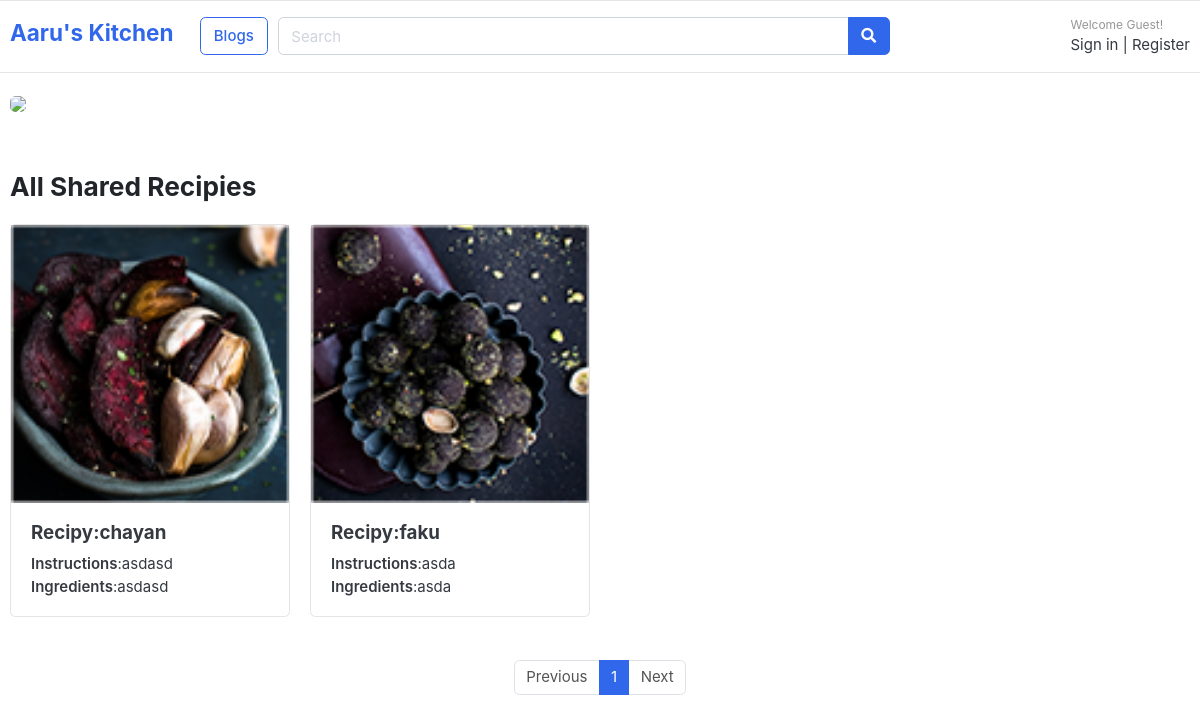
The app's page /, older data.
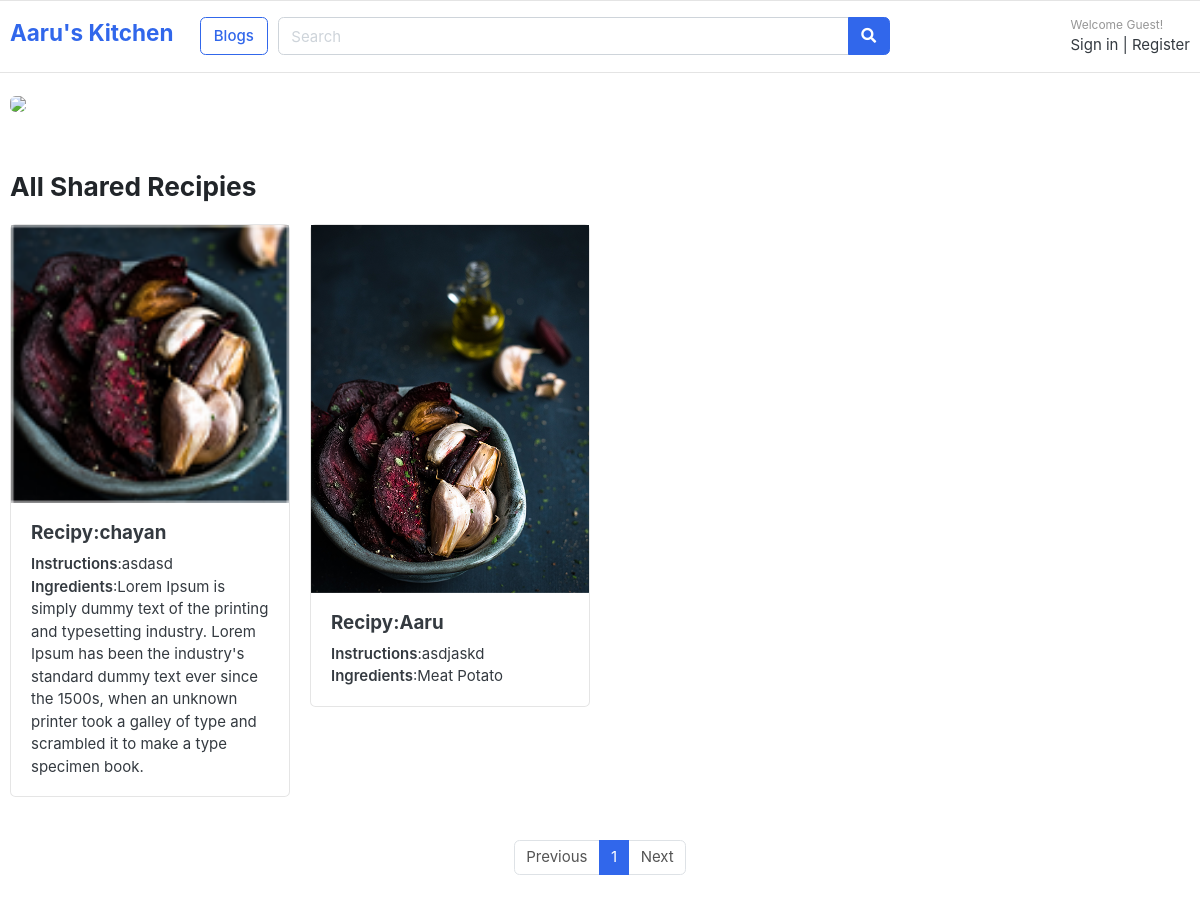
The same page, newer data.
### recipies/models.py (models this page shows, shortened)
class recipyModel(models.Model):
    user=models.ForeignKey(User, on_delete=models.CASCADE,null=True)
    title=models.CharField(max_length=100)
    slug=models.SlugField(max_length=100)
    ingredients=models.TextField()
    instructions=models.TextField()
    image=models.ImageField(upload_to='recipy/',blank=True)
    category=models.CharField(max_length=50,choices=meals)

### Best_Resturant/views.py (the view)
# urls.py: 2. Add a URL to urlpatterns:  path('', views.home, name='home')
def home(request):
    if 'value' in request.POST:
        items=recipyModel.objects.filter(ingredients__contains=request.POST['value'])
        paginator=Paginator(items, 1)
        page=request.GET.get('page')
        paged_items=paginator.get_page(page)
    else:
        items=recipyModel.objects.all()
        paginator=Paginator(items, 2)
        page=request.GET.get('page')
        paged_items=paginator.get_page(page)
    return render(request, 'index.html', {'items':paged_items})

### templates/index.html
{% extends 'base.html' %} {% load static %} {% block body %}
<section class="section-intro padding-y-sm">
  <div class="container">
    <div class="intro-banner-wrap">
      <img
        src="{% static 'images/banners/food-min.png' %}"
        class="img-fluid rounded"
      />
    </div>
  </div>
</section>
<section class="section-name padding-y-sm">
  <div class="container">
    <header class="section-heading">
      <h3 class="section-title">All Shared Recipies</h3>
    </header>
    <div class="row">
      {% for item in items %}
      <div class="col-md-3">
        <div class="card card-product-grid">
          <img src="{{item.image.url}}" />
          <figcaption class="info-wrap">
            <h5>Recipy:{{item.title}}</h5>
            <p>
              <span class="font-weight-bold">Instructions</span
              >:{{item.instructions}}
            </p>
            <p>
              <span class="font-weight-bold">Ingredients</span
              >:{{item.ingredients}}
            </p>
          </figcaption>
        </div>
      </div>
      {% endfor %}
    </div>
  </div>
  <div class="d-flex justify-content-center">
    <nav class="mt-4" aria-label="Page navigation sample">
      <ul class="pagination">
        {% if items.has_previous %}
        <li class="page-item"><a class="page-link" href="?page={{items.previous_page_number}}">Previous</a></li>
        {% else %}
        <li class="page-item disabled"><a class="page-link">Previous</a></li>
        {% endif %}
		{% for i in items.paginator.page_range %}
		<li class="page-item active"><a class="page-link" href="?page={{i}}">{{i}}</a></li>
		{% endfor %}
        {% if items.has_next %}
        <li class="page-item"><a class="page-link" href="?page={{items.next_page_number}}">Next</a></li>
        {% else %}
        <li class="page-item disabled"><a class="page-link">Next</a></li>
        {% endif %}
      </ul>
    </nav>
  </div>
</section>
{% endblock body %}

Row changes from the older to the newer data that the page shows:
removed recipyModel: image (picture), title "faku", instructions "asda", ingredients "asda"
changed recipyModel "chayan": ingredients "asdasd" → "Lorem Ipsum is simply dummy text of the printing and typesetting industry. Lorem Ipsum has been the industry's standard dummy text ever since the 1500s, when an unknown printer took a galley of type and scrambled it to make a type specimen book."
added recipyModel: image (picture), title "Aaru", instructions "asdjaskd", ingredients "Meat Potato"
